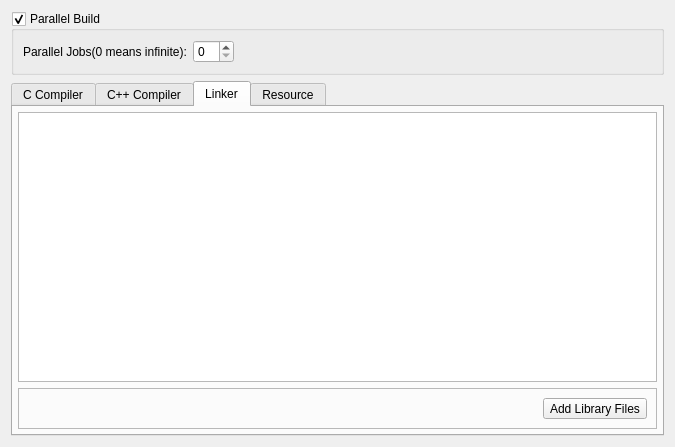
<?xml version="1.0" encoding="UTF-8"?>
<ui version="4.0">
 <class>ProjectCompileParamatersWidget</class>
 <widget class="QWidget" name="ProjectCompileParamatersWidget">
  <property name="geometry">
   <rect>
    <x>0</x>
    <y>0</y>
    <width>675</width>
    <height>447</height>
   </rect>
  </property>
  <property name="windowTitle">
   <string>Form</string>
  </property>
  <layout class="QVBoxLayout" name="verticalLayout">
   <item>
    <widget class="QGroupBox" name="grpAllowParallelBuilding">
     <property name="title">
      <string>Parallel Build</string>
     </property>
     <property name="checkable">
      <bool>true</bool>
     </property>
     <layout class="QHBoxLayout" name="horizontalLayout_4">
      <item>
       <widget class="QLabel" name="label">
        <property name="text">
         <string>Parallel Jobs(0 means infinite):</string>
        </property>
       </widget>
      </item>
      <item>
       <widget class="QSpinBox" name="spinParallelJobs"/>
      </item>
      <item>
       <spacer name="horizontalSpacer_2">
        <property name="orientation">
         <enum>Qt::Horizontal</enum>
        </property>
        <property name="sizeHint" stdset="0">
         <size>
          <width>40</width>
          <height>20</height>
         </size>
        </property>
       </spacer>
      </item>
     </layout>
    </widget>
   </item>
   <item>
    <widget class="QTabWidget" name="tabCommands">
     <property name="currentIndex">
      <number>2</number>
     </property>
     <widget class="QWidget" name="tabCCompiler">
      <attribute name="title">
       <string>C Compiler</string>
      </attribute>
      <layout class="QHBoxLayout" name="horizontalLayout">
       <property name="leftMargin">
        <number>5</number>
       </property>
       <property name="topMargin">
        <number>5</number>
       </property>
       <property name="rightMargin">
        <number>5</number>
       </property>
       <property name="bottomMargin">
        <number>5</number>
       </property>
       <item>
        <widget class="QPlainTextEdit" name="txtCCompiler"/>
       </item>
      </layout>
     </widget>
     <widget class="QWidget" name="tabCppCompiler">
      <attribute name="title">
       <string>C++ Compiler</string>
      </attribute>
      <layout class="QHBoxLayout" name="horizontalLayout_2">
       <property name="leftMargin">
        <number>5</number>
       </property>
       <property name="topMargin">
        <number>5</number>
       </property>
       <property name="rightMargin">
        <number>5</number>
       </property>
       <property name="bottomMargin">
        <number>5</number>
       </property>
       <item>
        <widget class="QPlainTextEdit" name="txtCPPCompiler"/>
       </item>
      </layout>
     </widget>
     <widget class="QWidget" name="tabLinker">
      <attribute name="title">
       <string>Linker</string>
      </attribute>
      <layout class="QVBoxLayout" name="verticalLayout_2">
       <property name="leftMargin">
        <number>5</number>
       </property>
       <property name="topMargin">
        <number>5</number>
       </property>
       <property name="rightMargin">
        <number>5</number>
       </property>
       <property name="bottomMargin">
        <number>5</number>
       </property>
       <item>
        <widget class="QPlainTextEdit" name="txtLinker"/>
       </item>
       <item>
        <widget class="QFrame" name="frame">
         <property name="frameShape">
          <enum>QFrame::StyledPanel</enum>
         </property>
         <property name="frameShadow">
          <enum>QFrame::Raised</enum>
         </property>
         <layout class="QHBoxLayout" name="horizontalLayout_3">
          <item>
           <spacer name="horizontalSpacer">
            <property name="orientation">
             <enum>Qt::Horizontal</enum>
            </property>
            <property name="sizeHint" stdset="0">
             <size>
              <width>40</width>
              <height>20</height>
             </size>
            </property>
           </spacer>
          </item>
          <item>
           <widget class="QToolButton" name="btnChooseLib">
            <property name="text">
             <string>Add Library Files</string>
            </property>
            <property name="icon">
             <iconset resource="../icons.qrc">
              <normaloff>:/icons/images/newlook24/035-expolr.png</normaloff>:/icons/images/newlook24/035-expolr.png</iconset>
            </property>
            <property name="toolButtonStyle">
             <enum>Qt::ToolButtonTextBesideIcon</enum>
            </property>
           </widget>
          </item>
         </layout>
        </widget>
       </item>
      </layout>
     </widget>
     <widget class="QWidget" name="tabResource">
      <attribute name="title">
       <string>Resource</string>
      </attribute>
      <layout class="QHBoxLayout" name="horizontalLayout_5">
       <property name="leftMargin">
        <number>5</number>
       </property>
       <property name="topMargin">
        <number>5</number>
       </property>
       <property name="rightMargin">
        <number>5</number>
       </property>
       <property name="bottomMargin">
        <number>5</number>
       </property>
       <item>
        <widget class="QPlainTextEdit" name="txtResource"/>
       </item>
      </layout>
     </widget>
    </widget>
   </item>
  </layout>
 </widget>
 <resources>
  <include location="../icons.qrc"/>
 </resources>
 <connections/>
</ui>
